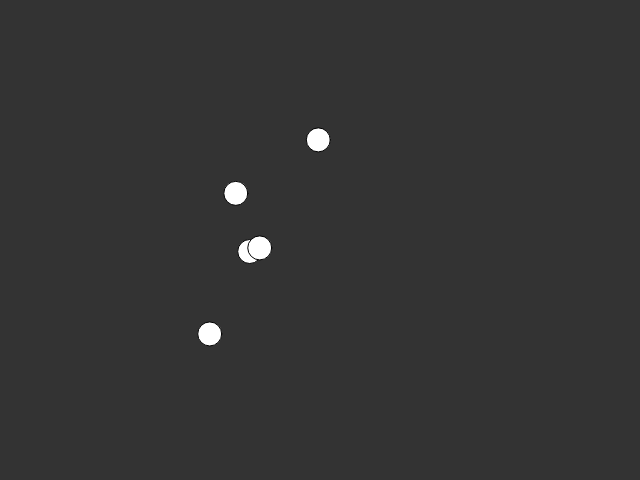
Frame 1 (no input)
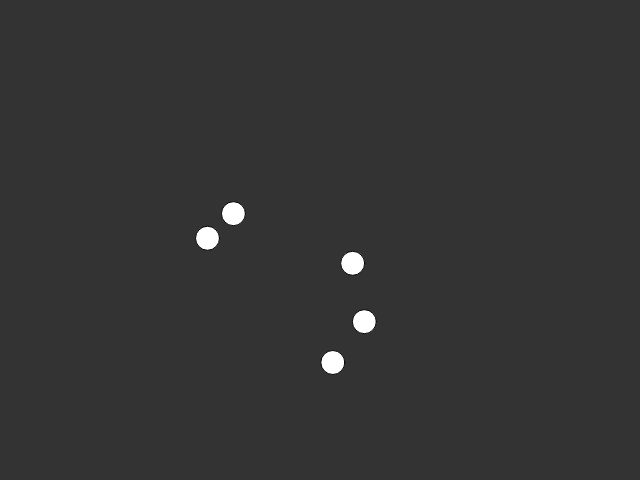
Frame 60 (no input)
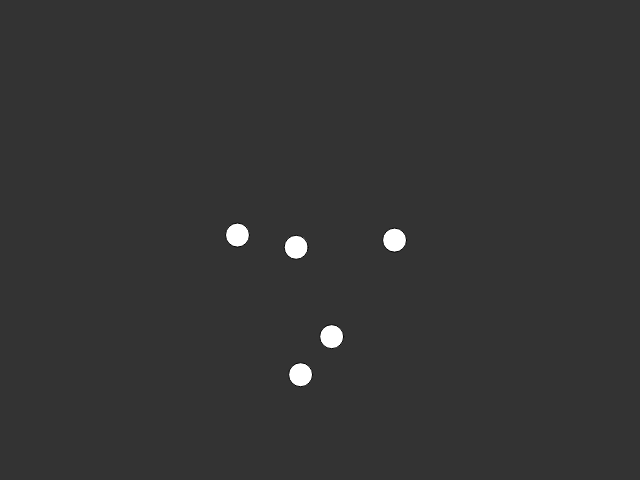
Frame 120 (the mouse pressed at the canvas centre since frame 60)

The p5.js sketch that drew these frames (run headless with seeded random() and noise() and a simulated clock; from frame 60 on, the mouse is pressed at the canvas centre):

// p5.js sketch
// ── sketch.js
var xoff1 = 0;
var xoff2 = 10000;
let circles = [];
function setup() {
  createCanvas(640, 480);

  for (let i = 0; i < 5; i++) {
    let xoff1 = random() * 10;
    let xoff2 = random() * 10000;
    console.log(xoff1, xoff2);
    c = new circle(xoff1, xoff2);

    circles.push(c);
  }
}

function draw() {
  background(51);
  console.log("heyt");
  circles.forEach(circle => {
    circle.draw();
  });
  // var x = map(noise(xoff1), 0, 1, 0, width);
  // var y = map(noise(xoff2), 0, 1, 0, height);

  // xoff1 += 0.02;
  // xoff2 += 0.02;

  // ellipse(x, y, 24, 24);
}

class circle {
  constructor(xoff1, xoff2) {
    this.y;
    this.x;
    this.xoff1 = xoff1;
    this.xoff2 = xoff2;
  }

  actualize() {
    this.x = map(noise(this.xoff1), 0, 1, 0, width);
    this.y = map(noise(this.xoff2), 0, 1, 0, height);

    this.xoff1 += 0.02;
    this.xoff2 += 0.02;
  }

  draw() {
    this.actualize();
    ellipse(this.x, this.y, 24, 24);
  }
}

class toto {}
